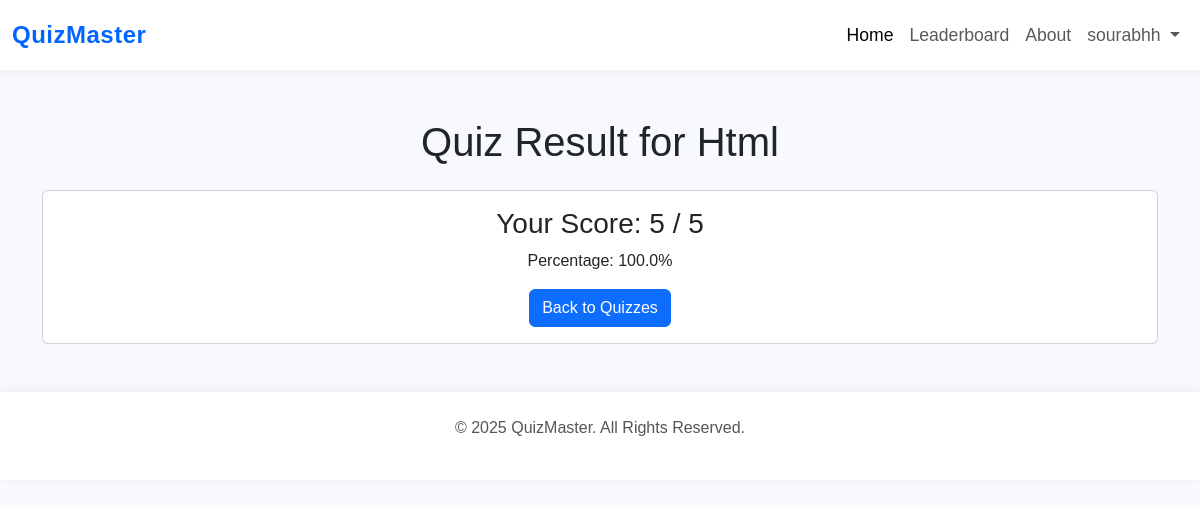
The page /quiz/2/result/ (signed in) on the database its author committed.
### quiz/models.py (models this page shows, shortened)
class Quiz(models.Model):
    title = models.CharField(max_length=200)
    description = models.TextField(blank=True, null=True)
    image = models.ImageField(upload_to="quiz_images/", blank=True, null=True)
    created_at = models.DateTimeField(auto_now_add=True)
    duration = models.IntegerField(help_text="Duration in minutes", default=10)
    start_time = models.DateTimeField(default=now, help_text="Quiz Start Time")

class Leaderboard(models.Model):
    user = models.ForeignKey(User, on_delete=models.CASCADE)
    quiz = models.ForeignKey(Quiz, on_delete=models.CASCADE)
    score = models.IntegerField()
    total_questions = models.IntegerField()
    percentage = models.FloatField()
    timestamp = models.DateTimeField(auto_now_add=True)
    class Meta:
        ordering = ['-score', '-percentage', '-timestamp']

### quiz/views.py (the view)
# urls.py: path("quiz/<int:quiz_id>/result/", views.quiz_result, name='quiz_result'),
@login_required
def quiz_result(request, quiz_id):
    quiz = get_object_or_404(Quiz, id=quiz_id)
    user_score = Leaderboard.objects.filter(user=request.user, quiz=quiz).order_by('-timestamp').first()
    if not user_score:
        return redirect('quiz_detail', quiz_id=quiz_id)
    return render(request, 'quiz_result.html', {'quiz': quiz, 'user_score': user_score})

### templates/quiz_result.html (shortened to what this page needs)
{% extends "base.html" %}
{% block body %}
<div class="container mt-5">
    <h1 class="text-center">Quiz Result for {{ quiz.title }}</h1>
    {% if user_score %}
    <div class="card text-center mt-4">
        <div class="card-body">
            <h3>Your Score: {{ user_score.score }} / {{ user_score.total_questions }}</h3>
            <p>Percentage: {{ user_score.percentage }}%</p>
            <a href="{% url 'quiz_list' %}" class="btn btn-primary">Back to Quizzes</a>
        </div>
    </div>
    {% else %}
    <p class="text-center">No quiz results found. Please take the quiz first!</p>
    {% endif %}
</div>
{% endblock %}

### templates/base.html (shortened to what this page needs)
{% load static %}
<!doctype html>
<html lang="en">
<head>
    <link href="https://cdn.jsdelivr.net/npm/bootstrap@5.3.3/dist/css/bootstrap.min.css" rel="stylesheet">
    <link href="https://cdnjs.cloudflare.com/ajax/libs/font-awesome/6.0.0-beta3/css/all.min.css" rel="stylesheet">
    <link rel="stylesheet" href="https://cdnjs.cloudflare.com/ajax/libs/aos/2.3.4/aos.css">
</head>
<body>
    <nav class="navbar navbar-expand-lg">
        <div class="container-fluid">
            <a class="navbar-brand" href="/">QuizMaster</a>
            <div class="collapse navbar-collapse" id="navbarNav">
                <ul class="navbar-nav ms-auto">
                    <li class="nav-item">
                        <a class="nav-link active" href="/">Home</a>
                    </li>
                    <li class="nav-item">
                        <a class="nav-link" href="/leaderboard">Leaderboard</a>
                    </li>
                    <li class="nav-item">
                        <a class="nav-link" href="/about">About</a>
                    </li>
                    {% if user.is_authenticated %}
                    <li class="nav-item dropdown">
                        <a class="nav-link dropdown-toggle" href="#" id="navbarDropdown"
                            role="button" data-bs-toggle="dropdown">
                            {{ user.username }}
                        </a>
                    </li>
                    {% else %}
                    <li class="nav-item">
                        <a class="btn btn-primary px-4 text-white" href="{% url 'login' %}">Login</a>
                    </li>
                    {% endif %}
                </ul>
            </div>
        </div>
    </nav>
    {% block body %}{% endblock %}
    {% if not hide_footer %}
    <footer class="py-4 mt-5">
        <div class="container text-center">
            <p>&copy; 2025 QuizMaster. All Rights Reserved.</p>
        </div>
    </footer>
    {% endif %}
</body>
</html>

### templates/base.html (style rules this page uses)
body { font-family: 'Poppins', sans-serif; background: #f7f9fc; }
.navbar { background: #ffffff !important; box-shadow: 0px 2px 12px rgba(0, 0, 0, 0.05); padding-top: 12px; padding-bottom: 12px; }
.navbar-brand { font-weight: 700; color: #0066ff; font-size: 1.5rem; letter-spacing: .5px; }
.navbar-nav .nav-link { font-size: 1.1rem; padding: 10px 14px; transition: color .3s ease, transform .3s; }
footer { background: #ffffff; box-shadow: 0px -2px 12px rgba(0, 0, 0, 0.05); }
footer p { font-size: 1rem; color: #555; }
@media (min-width: 993px) { .navbar-nav .nav-link { padding: 10px 18px; } }

### rows shown on the page
Quiz: title "Html"
Leaderboard: score "5", total_questions "5", percentage "100.0"

### other values the page prints
{{ user.username }} "sourabhh"
